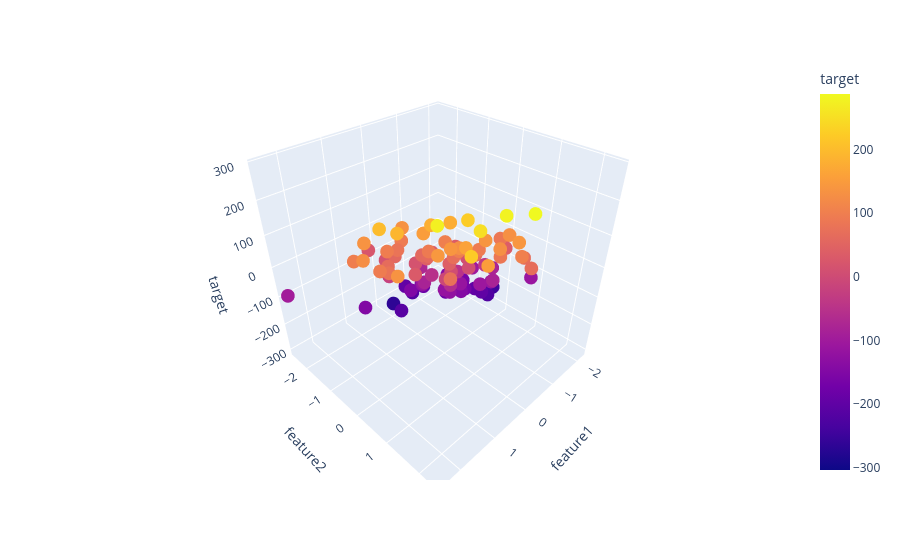

The notebook cell saved with this chart:
### Code cell
fig = px.scatter_3d(
    df,
    x='feature1',
    y='feature2',
    z='target',
    color='target'
)
fig.show()
